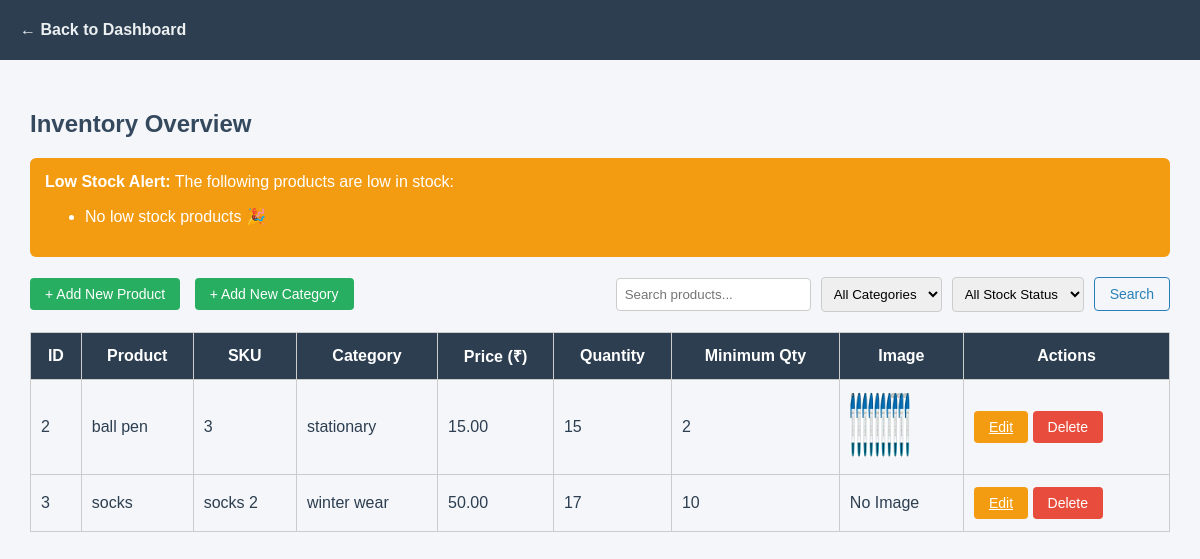
The app's page /inventory/, older data.
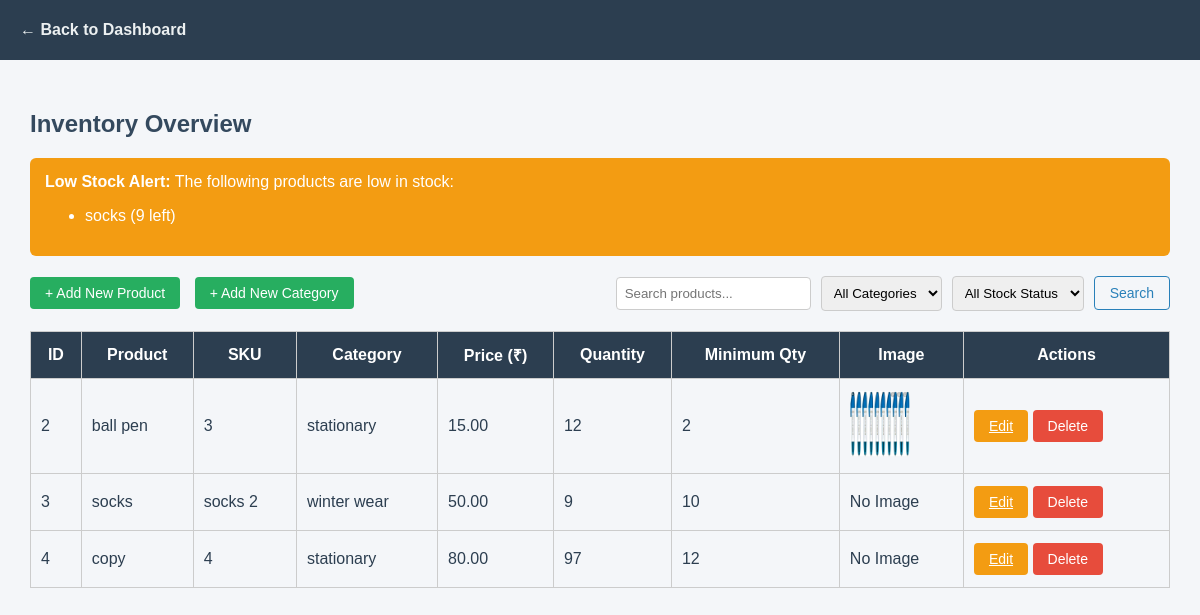
The same page, newer data.
### inventory/models.py (models this page shows, shortened)
class ProductInventory(models.Model):
    name = models.CharField(max_length=255)
    sku_code = models.CharField(max_length=100, unique=True)
    price = models.DecimalField(max_digits=10, decimal_places=2)
    category = models.ForeignKey(Category, on_delete=models.CASCADE)
    minimum_quantity = models.IntegerField(default=10)
    quantity = models.IntegerField()
    image_path = models.ImageField(upload_to='product_images/', blank=True, null=True)  # Using ImageField instead of CharField
    created_at = models.DateTimeField(auto_now_add=True)
    updated_at = models.DateTimeField(auto_now=True)

class Category(models.Model):
    name = models.CharField(max_length=100)

### inventory/views.py (the view)
# urls.py: path('inventory/', views.admin_inventory_overview, name='admin_inventory_overview'),
def admin_inventory_overview(request):
    search_query = request.GET.get('q', '')
    category_id = request.GET.get('category', '')
    stock_status = request.GET.get('stock', '')
    products = ProductInventory.objects.all()
    if search_query:
        products = products.filter(name__icontains=search_query)
    if category_id:
        products = products.filter(category_id=category_id)
    if stock_status == 'in':
        products = products.filter(quantity__gt=0)  # In stock: quantity > 0
    elif stock_status == 'low':
        products = products.filter(quantity__lte=F('minimum_quantity'), quantity__gt=0)
    elif stock_status == 'out':
        products = products.filter(quantity=0)
    low_stock_products = ProductInventory.objects.filter(quantity__lt=F('minimum_quantity'))
    categories = Category.objects.all()
    context = {
        'products': products,
        'low_stock_products': low_stock_products,
        'categories': categories
    }
    return render(request, 'admin_inventory_overview.html', context)

### templates/admin_inventory_overview.html (shortened to what this page needs)
{% load static %}
<!DOCTYPE html>
<html lang="en">
<head>
</head>
<body>
    <div class="navbar">
        <a href="{% url 'admin_dashboard' %}" class="back-btn">← Back to Dashboard</a>
    </div>
    <div class="container">
        <div class="main-content">
            <h2>Inventory Overview</h2>
            <div class="alert alert-warning" role="alert">
                <strong>Low Stock Alert:</strong> The following products are low in stock:
                <ul class="mb-0">
                    {% for product in low_stock_products %}
                        <li>{{ product.name }} ({{ product.quantity }} left)</li>
                    {% empty %}
                        <li>No low stock products 🎉</li>
                    {% endfor %}
                </ul>
            </div>
            <div class="d-flex justify-content-between mb-3">
                <div>
                    <button class="btn btn-success me-2" onclick="openModal('addProductModal')">+ Add New Product</button>
                    <button class="btn btn-success" onclick="openModal('addCategoryModal')">+ Add New Category</button>
                </div>
                <form class="d-flex" method="get" action="">
                    <input class="form-control me-2" type="search" name="q" placeholder="Search products...">
                    <select class="form-select me-2" name="category">
                        <option value="">All Categories</option>
                    </select>
                    <select class="form-select me-2" name="stock">
                        <option value="">All Stock Status</option>
                    </select>
                    <button class="btn btn-outline-primary" type="submit">Search</button>
                </form>
            </div>
            <div class="table-responsive">
                <table>
                    <thead>
                        <tr>
                            <th>ID</th>
                            <th>Product</th>
                            <th>SKU</th>
                            <th>Category</th>
                            <th>Price (₹)</th>
                            <th>Quantity</th>
                            <th>Minimum Qty</th>
                            <th>Image</th>
                            <th>Actions</th>
                        </tr>
                    </thead>
                    <tbody>
                        {% for product in products %}
                            <tr>
                                <td>{{ product.id }}</td>
                                <td>{{ product.name }}</td>
                                <td>{{ product.sku_code }}</td>
                                <td>{{ product.category.name }}</td>
                                <td>{{ product.price }}</td>
                                <td>{{ product.quantity }}</td>
                                <td>{{ product.minimum_quantity }}</td>
                                <td>
                                    {% if product.image_path %}
                                        <img src="{{ product.image_path.url }}" alt="{{ product.name }}" width="60">
                                    {% else %}
                                        No Image
                                    {% endif %}
                                </td>
                                <td>
                                    <a href="{% url 'edit_product' product.id %}" class="btn btn-sm btn-warning">Edit</a>
                                    <button class="btn btn-sm btn-danger" onclick="openDeleteModal('{{ product.id }}', '{{ product.name }}')">Delete</button>
                                </td>
                            </tr>
                        {% empty %}
                            <tr>
                                <td colspan="9" class="text-center">No products found.</td>
                            </tr>
                        {% endfor %}
                    </tbody>
                </table>
            </div>
        </div>
    </div>
</body>
</html>

Row changes from the older to the newer data that the page shows:
now on one of the page's lists (row edited): ProductInventory: name "socks", quantity "9"
changed ProductInventory "socks": quantity "17" → "9"
changed ProductInventory "ball pen": quantity "15" → "12"
added ProductInventory: id "4", name "copy", sku_code "4", category.name "stationary", price "80.00", quantity "97", minimum_quantity "12", image_path "No Image"
Text that changed along with them:
text no longer shown: "No low stock products 🎉"
